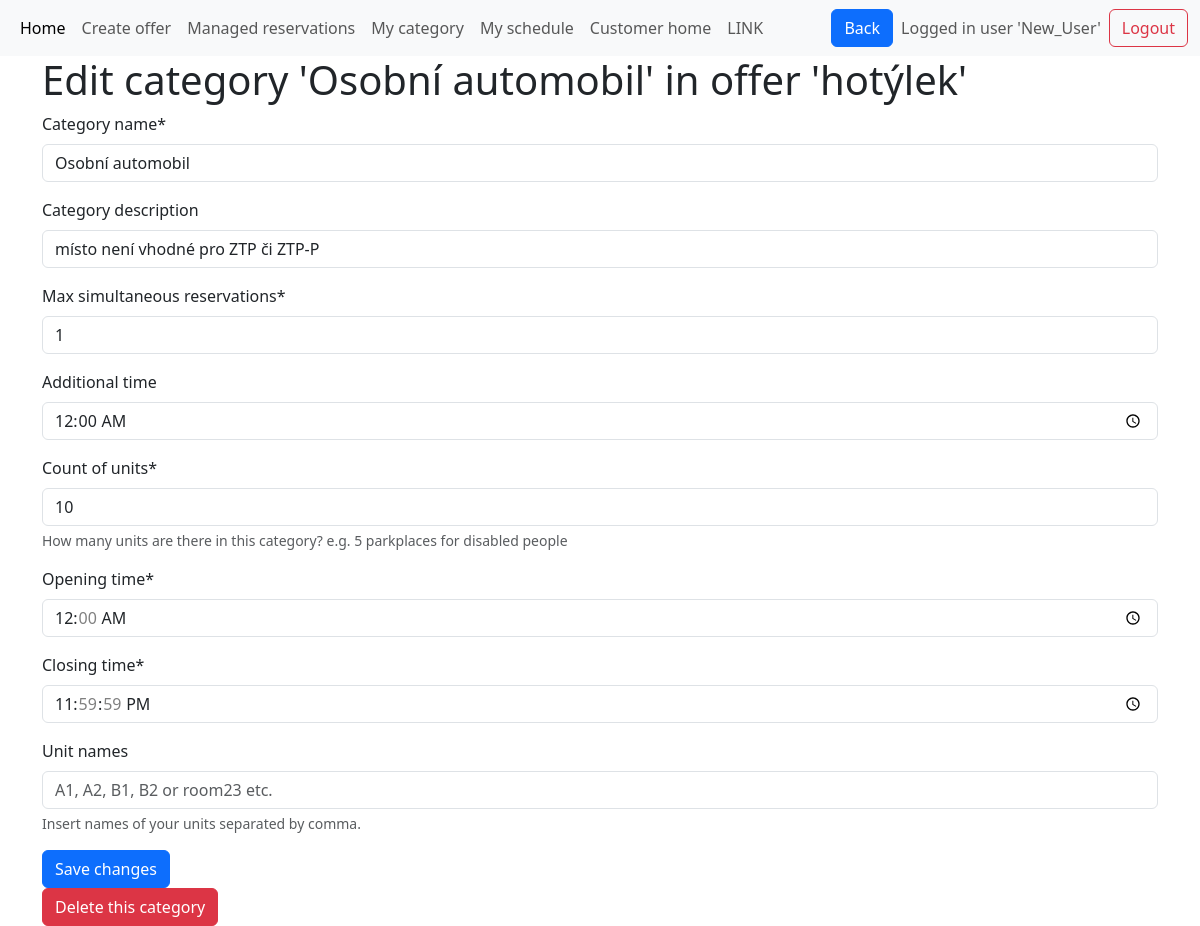
/edit_category/32/32/ (signed in), run on the app's committed database.
### base/models.py (models this page shows, shortened)
class Category(models.Model):
    category_name = models.CharField(max_length=50)
    category_description = models.CharField(max_length=1000, null=True, blank=True)
    category_capacity = models.IntegerField(default=1,help_text="How many reservations at one time are possible? e.g.seminar = 20 or parkplace = 1")
    max_simultaneous_reservations = models.IntegerField(default=1)
    additional_time = models.DurationField(null=True, blank=True,default=timedelta(0))
    count_of_units = models.IntegerField(default=1,help_text="How many units are there in this category? e.g. 5 parkplaces for disabled people")
    created_at = models.DateTimeField(default=timezone.now)
    unit_names = models.JSONField(default=list) # list of unit names
    opening_time = models.TimeField(default=datetime.time(0, 0))
    closing_time = models.TimeField(default=datetime.time(23, 59,59)) #TODO 24:00 and default values 9:23-9:23
    belongs_to_offer = models.ForeignKey(Offer, on_delete=models.CASCADE)
    category_pricing = models.ForeignKey(Pricing, on_delete=models.CASCADE, null=True)

class Offer(models.Model):
    offer_name = models.CharField(max_length=50)
    available_from = models.DateField(null=True, blank=True)
    available_to = models.DateField(null=True, blank=True)
    created_at = models.DateTimeField(default=timezone.now)
    manager_of_this_offer = models.ForeignKey(
        User, on_delete=models.CASCADE, null=True, blank=True
    )
    class Meta:
        unique_together = (
            "offer_name",
            "manager_of_this_offer",
        )  # there cannot be two same named offers managed by the same user

### base/views.py (the view, shortened to what this page needs)
# urls.py: path('edit_category', views.edit_category, name='edit_category'),
@login_required
def edit_category(request, offer_id=None, category_id=None):
    current_offer = get_object_or_404(Offer, pk=offer_id)
    current_offer_name = current_offer.offer_name
    category = get_object_or_404(Category, pk=category_id)
    form = forms.CategoryForm(instance=category)
    offer = category.belongs_to_offer
    categories = Category.objects.filter(belongs_to_offer=offer)
    offer_name = offer.offer_name
    units = Unit.objects.filter(belongs_to_category=category)
    old_opening_time = category.opening_time
    old_closing_time = category.closing_time
    if category.belongs_to_offer.manager_of_this_offer != request.user:
        messages.error(request, "You are not authorized to edit this category.")
        return redirect("manager_home")  # Redirect to a safe page
    hours = [time(hour=h) for h in range(24)]
    return render(
        request,
        "edit_category.html",
        context={
            "form": form,
            "offer_id": offer_id,
            "offer_name": current_offer_name,
            "category_name": category.category_name,
            "category_id": category.id,
            "units": units,
            "hours": hours,
        },
    )

### base/forms.py (shortened to what this page needs)
class CategoryForm(ModelForm):
    unit_names_input = forms.CharField(
        required=False,
        label="Unit names",
        help_text='Insert names of your units separated by comma.',
        widget=forms.TextInput(attrs={"placeholder": "A1, A2, B1, B2 or room23 etc."}),
    )
    class Meta:
        model = models.Category
        exclude = [
            "belongs_to_offer",
            "created_at",
            "category_pricing",
            "category_capacity",
            "unit_names",
        ]  # limiting the fields if that are displayed
        widgets = {
            "additional_time": widgets.DateInput(
                attrs={"type": "time"}
            ),  # here must be time-duration picker, not time-picker
            "opening_time": TimeInput(
                attrs={"type": "time", "step": "3600"}  # Setting step to 3600 seconds (1 hour)
            ),
            "closing_time": TimeInput(
                attrs={"type": "time", "step": "3600"}  # Same as above for consistency
            )
        }

### templates/edit_category.html (shortened to what this page needs)
{% extends 'main.html' %}
{% load crispy_forms_tags %}
{% load static %}
{% block content %}
<div class="container-md">
    <h1> Edit category '{{ category_name }}' in offer '{{ offer_name }}' </h1>
    <form method="post" class="form">
        {{ form|crispy }}
        <button type="submit" class="btn btn-primary">Save changes</button>
    </form>
    <a onclick="location.href='{% url 'delete_category' offer_id category_id %}'" class="btn btn-danger"
        id="addrow">Delete this category</a>
</div>
{% endblock %}

### templates/navbar.html (shortened to what this page needs)
<nav class="navbar navbar-expand-lg bg-body-tertiary">
  <div class="container-fluid">
    <div class="collapse navbar-collapse" id="navbarSupportedContent">
      <ul class="navbar-nav me-auto mb-2 mb-lg-0">
        <li class="nav-item">
          <a class="nav-link active" aria-current="page" href="/manager_home">Home</a>
        </li>
        <li class="nav-item">
          <a class="nav-link" href="/create_offer">Create offer</a>
        </li>
        <li class="nav-item">
          <a class="nav-link" href="/managed_reservations">Managed reservations</a>
        </li>
        <li class="nav-item">
          <a class="nav-link" href="/my_schedule">My category</a>
        </li>
        <li class="nav-item">
          <a class="nav-link" href="/my_schedule">My schedule</a>
        </li>
        {% if request.user.is_authenticated %}
        <li class="nav-item">
          <a class="nav-link" href="{% url 'customer_home' manager_id=request.user.id %}">Customer home</a>
        </li>
        <li class="nav-item">
          <a class="nav-link" href="{% url 'manager_link' manager_id=request.user.id %}">LINK</a>
        </li>
        {% endif %}
      </ul>
      <button type="submit" class="btn btn-primary me-2" onclick="goBack()">Back</button>
       <div class="d-flex align-items-center">
        {% if request.user.is_authenticated %}
        <span class="navbar-text me-2"> Logged in user '{{ request.user.username | title }}'</span>
        <a class="btn btn-outline-danger" href="{% url 'logout' %}">Logout</a>
        {% else %}
        <a class="btn btn-outline-primary" href="{% url 'login' %}">Login</a>
        {% endif %}
      </div>
    </div>
    </div>
</nav>

### data on the page
Category: category_name "Osobní automobil", category_description "místo není vhodné pro ZTP či ZTP-P", max_simultaneous_reservations "1", additional_time "00:00:00", count_of_units "10", opening_time "00:00:00", closing_time "23:59:59"
Offer: offer_name "hotýlek"

### other printed values
{{ request.user.username | title }} "New_User"
